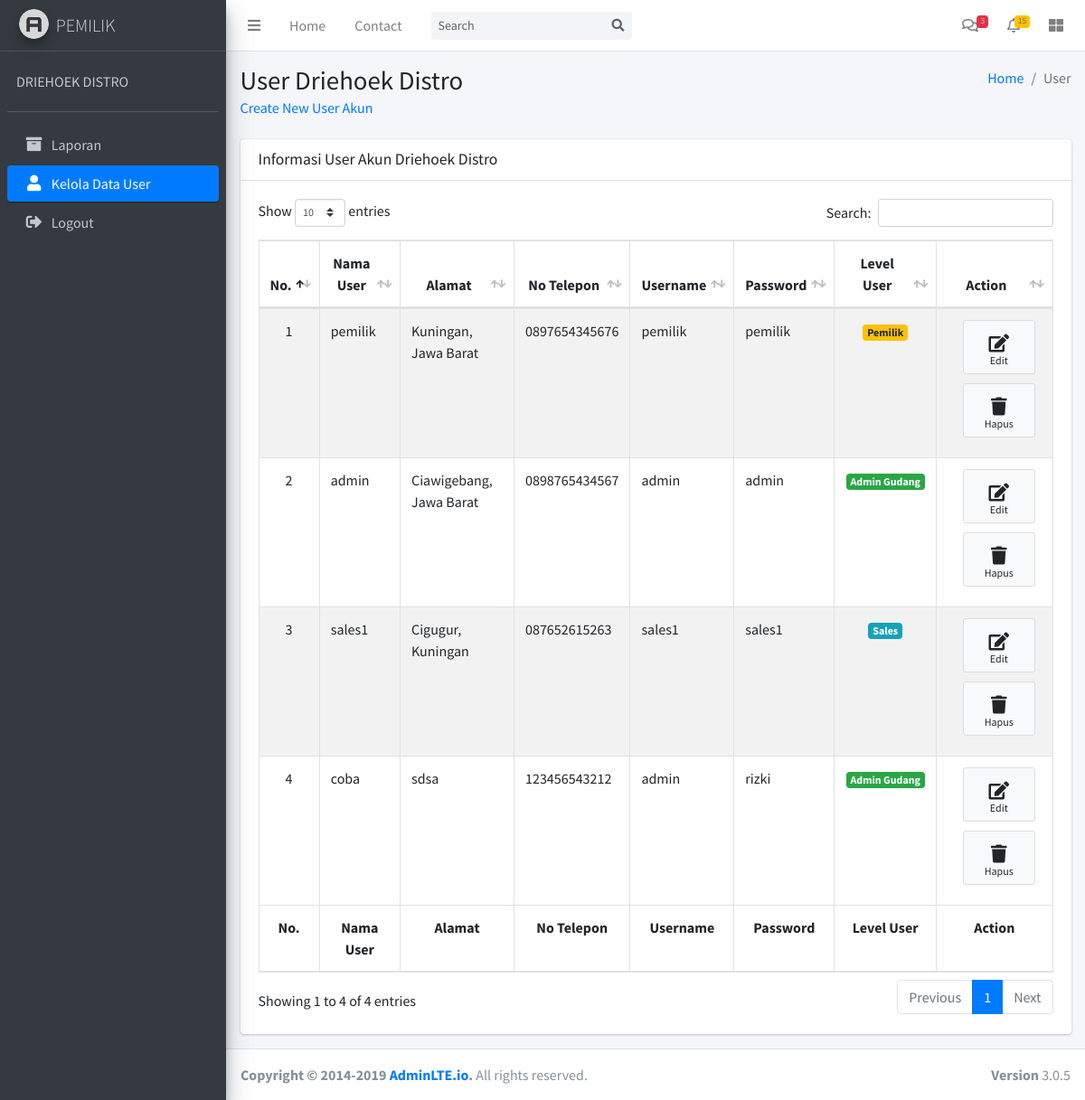
The page /Pemilik/cUser (signed in) on the database as committed earlier.
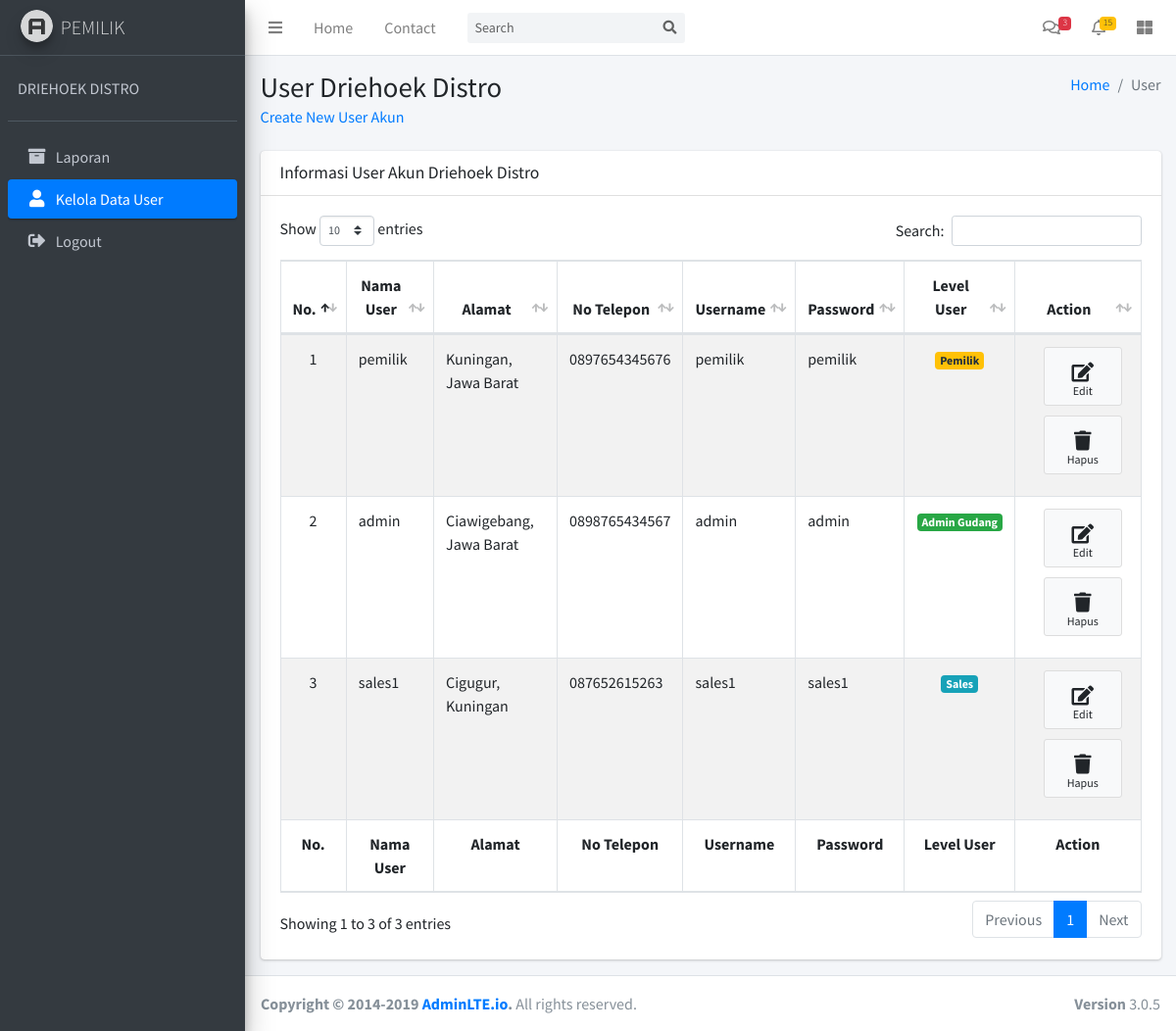
The same page on the database as committed later.
### tables this page shows
CREATE TABLE `user` (
  `id_user` int(11) NOT NULL,
  `nama_user` varchar(125) NOT NULL,
  `alamat` text NOT NULL,
  `no_hp` varchar(15) NOT NULL,
  `username` varchar(125) NOT NULL,
  `password` varchar(125) NOT NULL,
  `level_user` int(11) NOT NULL
);

### application/controllers/Pemilik/cUser.php (called while the page is built, shortened)
<?php
class cUser extends CI_Controller
{
    public function __construct()
    {
        $this->load->model('mUser');
    }
    public function index()
    {
        $data = array(
            'user' => $this->mUser->select()
        );
        $this->load->view('Pemilik/Layout/head');
        $this->load->view('Pemilik/Layout/sidebar');
        $this->load->view('Pemilik/User/vUser', $data);
        $this->load->view('Pemilik/Layout/footer');
    }
}

### index.php (called while the page is built, shortened)
<?php
require_once BASEPATH.'core/CodeIgniter.php';

### application/models/mUser.php (called while the page is built, shortened)
<?php
class mUser extends CI_Model
{
    public function select()
    {
        $this->db->select('*');
        $this->db->from('user');
        return $this->db->get()->result();
    }
}

### application/views/Pemilik/User/vUser.php (the view)
<div class="content-wrapper">
    <section class="content-header">
        <div class="container-fluid">
            <div class="row mb-2">
                <div class="col-sm-6">
                    <h1>User Driehoek Distro</h1>
                    <a href="<?= base_url('Pemilik/cUser/create') ?>">Create New User Akun</a>
                </div>
                <div class="col-sm-6">
                    <ol class="breadcrumb float-sm-right">
                        <li class="breadcrumb-item"><a href="#">Home</a></li>
                        <li class="breadcrumb-item active">User</li>
                    </ol>
                </div>
            </div>
        </div>
    </section>
    <section class="content">
        <div class="container-fluid">
            <div class="row">
                <div class="col-12">
                    <div class="card">
                        <div class="card-header">
                            <h3 class="card-title">Informasi User Akun Driehoek Distro</h3>
                        </div>
                        <div class="card-body">
                            <table id="example1" class="table table-bordered table-striped">
                                <thead>
                                    <tr>
                                        <th class="text-center">No.</th>
                                        <th class="text-center">Nama User</th>
                                        <th class="text-center">Alamat</th>
                                        <th class="text-center">No Telepon</th>
                                        <th class="text-center">Username</th>
                                        <th class="text-center">Password</th>
                                        <th class="text-center">Level User</th>
                                        <th class="text-center">Action</th>
                                    </tr>
                                </thead>
                                <tbody>
                                    <?php
                                    $no = 1;
                                    foreach ($user as $key => $value) {
                                    ?>
                                        <tr>
                                            <td class="text-center"><?= $no++ ?></td>
                                            <td><?= $value->nama_user ?></td>
                                            <td><?= $value->alamat ?></td>
                                            <td><?= $value->no_hp ?></td>
                                            <td><?= $value->username ?></td>
                                            <td><?= $value->password ?></td>
                                            <td class="text-center">
                                                <?php
                                                if ($value->level_user == '1') {
                                                    echo '<span class="badge badge-warning">Pemilik</span>';
                                                } else if ($value->level_user == '2') {
                                                    echo '<span class="badge badge-success">Admin Gudang</span>';
                                                } else if ($value->level_user == '3') {
                                                    echo '<span class="badge badge-info">Sales</span>';
                                                }
                                                ?>
                                            </td>
                                            <td class="text-center"> <a class="btn btn-app">
                                                    <i class="fas fa-edit"></i> Edit
                                                </a> <a class="btn btn-app">
                                                    <i class="fas fa-trash"></i> Hapus
                                                </a></td>
                                        </tr>
                                    <?php
                                    }
                                    ?>
                                </tbody>
                                <tfoot>
                                    <tr>
                                        <th class="text-center">No.</th>
                                        <th class="text-center">Nama User</th>
                                        <th class="text-center">Alamat</th>
                                        <th class="text-center">No Telepon</th>
                                        <th class="text-center">Username</th>
                                        <th class="text-center">Password</th>
                                        <th class="text-center">Level User</th>
                                        <th class="text-center">Action</th>
                                    </tr>
                                </tfoot>
                            </table>
                        </div>
                    </div>
                </div>
            </div>
        </div>
    </section>
</div>

### application/views/Pemilik/Layout/head.php (shortened to what this page needs)
<!DOCTYPE html>
<html>
<head>
    <link rel="stylesheet" href="<?= base_url('asset/AdminLTE/') ?>plugins/fontawesome-free/css/all.min.css">
    <link rel="stylesheet" href="https://code.ionicframework.com/ionicons/2.0.1/css/ionicons.min.css">
    <link rel="stylesheet" href="<?= base_url('asset/AdminLTE/') ?>plugins/datatables-bs4/css/dataTables.bootstrap4.min.css">
    <link rel="stylesheet" href="<?= base_url('asset/AdminLTE/') ?>plugins/datatables-responsive/css/responsive.bootstrap4.min.css">
    <link rel="stylesheet" href="<?= base_url('asset/AdminLTE/') ?>dist/css/adminlte.min.css">
</head>

### application/views/Pemilik/Layout/sidebar.php (shortened to what this page needs)
<body class="hold-transition sidebar-mini">
    <div class="wrapper">
        <nav class="main-header navbar navbar-expand navbar-white navbar-light">
            <ul class="navbar-nav">
                <li class="nav-item">
                    <a class="nav-link" data-widget="pushmenu" href="#" role="button"><i class="fas fa-bars"></i></a>
                </li>
                <li class="nav-item d-none d-sm-inline-block">
                    <a href="../../index3.html" class="nav-link">Home</a>
                </li>
                <li class="nav-item d-none d-sm-inline-block">
                    <a href="#" class="nav-link">Contact</a>
                </li>
            </ul>
            <form class="form-inline ml-3">
                <div class="input-group input-group-sm">
                    <input class="form-control form-control-navbar" type="search" placeholder="Search" aria-label="Search">
                    <div class="input-group-append">
                        <button class="btn btn-navbar" type="submit">
                            <i class="fas fa-search"></i>
                        </button>
                    </div>
                </div>
            </form>
            <ul class="navbar-nav ml-auto">
                <li class="nav-item dropdown">
                    <a class="nav-link" data-toggle="dropdown" href="#">
                        <i class="far fa-comments"></i>
                        <span class="badge badge-danger navbar-badge">3</span>
                    </a>
                </li>
                <li class="nav-item dropdown">
                    <a class="nav-link" data-toggle="dropdown" href="#">
                        <i class="far fa-bell"></i>
                        <span class="badge badge-warning navbar-badge">15</span>
                    </a>
                </li>
                <li class="nav-item">
                    <a class="nav-link" data-widget="control-sidebar" data-slide="true" href="#" role="button">
                        <i class="fas fa-th-large"></i>
                    </a>
                </li>
            </ul>
        </nav>
        <aside class="main-sidebar sidebar-dark-primary elevation-4">
            <a href="#" class="brand-link">
                <img src="<?= base_url('asset/AdminLTE/') ?>dist/img/AdminLTELogo.png" alt="AdminLTE Logo" class="brand-image img-circle elevation-3" style="opacity: .8">
                <span class="brand-text font-weight-light">PEMILIK</span>
            </a>
            <div class="sidebar">
                <div class="user-panel mt-3 pb-3 mb-3 d-flex">
                    <div class="info">
                        <a href="#" class="d-block">DRIEHOEK DISTRO</a>
                    </div>
                </div>
                <nav class="mt-2">
                    <ul class="nav nav-pills nav-sidebar flex-column" data-widget="treeview" role="menu" data-accordion="false">
                        <li class="nav-item">
                            <a href="<?= base_url('Pemilik/cLaporan') ?>" class="nav-link <?php if ($this->uri->segment(1) == 'Pemilik' && $this->uri->segment(2) == 'cLaporan') {
                                                                                                echo 'active';
                                                                                            }  ?>">
                                <i class="nav-icon fas fa-archive"></i>
                                <p>
                                    Laporan
                                </p>
                            </a>
                        </li>
                        <li class="nav-item">
                            <a href="<?= base_url('Pemilik/cUser') ?>" class="nav-link <?php if ($this->uri->segment(1) == 'Pemilik' && $this->uri->segment(2) == 'cUser') {
                                                                                            echo 'active';
                                                                                        }  ?>">
                                <i class="nav-icon fas fa-user"></i>
                                <p>
                                    Kelola Data User
                                </p>
                            </a>
                        </li>
                        <li class="nav-item">
                            <a href="<?= base_url('cLogin/logout') ?>" class="nav-link">
                                <i class="nav-icon fas fa-sign-out-alt"></i>
                                <p>
                                    Logout
                                </p>
                            </a>
                        </li>
                    </ul>
                </nav>
            </div>
        </aside>

### application/views/Pemilik/Layout/footer.php (shortened to what this page needs)
<footer class="main-footer">
    <div class="float-right d-none d-sm-block">
        <b>Version</b> 3.0.5
    </div>
    <strong>Copyright &copy; 2014-2019 <a href="http://adminlte.io">AdminLTE.io</a>.</strong> All rights
    reserved.
</footer>
</div>
</body>
</html>

Rows that differ between the two databases and show on the page:
removed user: nama_user "coba", alamat "sdsa", no_hp "123456543212", username "admin", password "rizki", level_user "Admin Gudang"
Other text that changed with them:
text written by a page script: "Show entries Search: Showing 1 to 4 of 4 entries Previous 1 Next" → "Show entries Search: Showing 1 to 3 of 3 entries Previous 1 Next"
